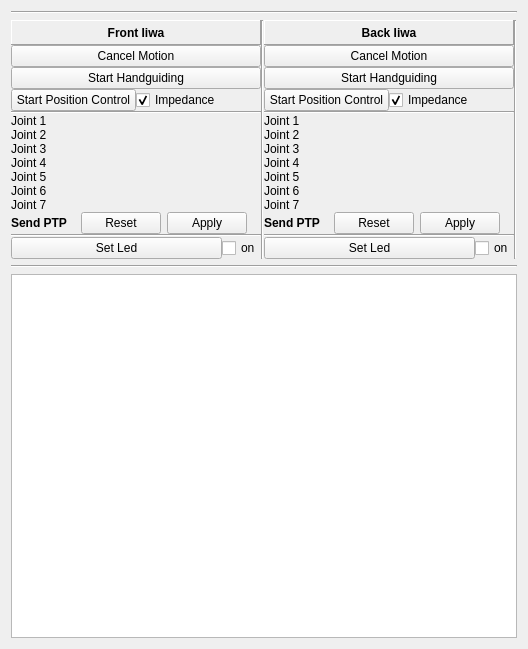
<?xml version="1.0" encoding="UTF-8"?>
<ui version="4.0">
 <class>IiwasManager</class>
 <widget class="QWidget" name="IiwasManager">
  <property name="geometry">
   <rect>
    <x>0</x>
    <y>0</y>
    <width>528</width>
    <height>649</height>
   </rect>
  </property>
  <property name="sizePolicy">
   <sizepolicy hsizetype="Preferred" vsizetype="Fixed">
    <horstretch>0</horstretch>
    <verstretch>0</verstretch>
   </sizepolicy>
  </property>
  <property name="windowTitle">
   <string>Iiwas Manager</string>
  </property>
  <layout class="QVBoxLayout" name="verticalLayout">
   <item>
    <widget class="Line" name="hline_top">
     <property name="orientation">
      <enum>Qt::Horizontal</enum>
     </property>
    </widget>
   </item>
   <item>
    <layout class="QHBoxLayout" name="horizontalLayout">
     <property name="spacing">
      <number>0</number>
     </property>
     <property name="leftMargin">
      <number>0</number>
     </property>
     <property name="topMargin">
      <number>0</number>
     </property>
     <property name="rightMargin">
      <number>0</number>
     </property>
     <property name="bottomMargin">
      <number>0</number>
     </property>
     <item>
      <layout class="QVBoxLayout" name="iiwasFrontLayout">
       <item>
        <widget class="QLabel" name="label">
         <property name="sizePolicy">
          <sizepolicy hsizetype="Preferred" vsizetype="Fixed">
           <horstretch>0</horstretch>
           <verstretch>0</verstretch>
          </sizepolicy>
         </property>
         <property name="minimumSize">
          <size>
           <width>0</width>
           <height>25</height>
          </size>
         </property>
         <property name="font">
          <font>
           <weight>75</weight>
           <bold>true</bold>
          </font>
         </property>
         <property name="styleSheet">
          <string notr="true"/>
         </property>
         <property name="frameShape">
          <enum>QFrame::Panel</enum>
         </property>
         <property name="frameShadow">
          <enum>QFrame::Raised</enum>
         </property>
         <property name="text">
          <string>Front Iiwa</string>
         </property>
         <property name="alignment">
          <set>Qt::AlignCenter</set>
         </property>
        </widget>
       </item>
       <item>
        <widget class="QPushButton" name="cancel_f">
         <property name="text">
          <string>Cancel Motion</string>
         </property>
        </widget>
       </item>
       <item>
        <widget class="QPushButton" name="handguiding_f">
         <property name="text">
          <string>Start Handguiding</string>
         </property>
        </widget>
       </item>
       <item>
        <layout class="QHBoxLayout" name="horizontalLayout_5">
         <item>
          <widget class="QPushButton" name="position_f">
           <property name="text">
            <string>Start Position Control</string>
           </property>
          </widget>
         </item>
         <item>
          <widget class="QCheckBox" name="impedance_f">
           <property name="text">
            <string>Impedance</string>
           </property>
           <property name="checked">
            <bool>true</bool>
           </property>
          </widget>
         </item>
        </layout>
       </item>
       <item>
        <widget class="Line" name="line_3">
         <property name="orientation">
          <enum>Qt::Horizontal</enum>
         </property>
        </widget>
       </item>
       <item>
        <layout class="QFormLayout" name="formLayout">
         <property name="fieldGrowthPolicy">
          <enum>QFormLayout::AllNonFixedFieldsGrow</enum>
         </property>
         <item row="0" column="0">
          <widget class="QLabel" name="label_joint_f_1">
           <property name="text">
            <string>Joint 1</string>
           </property>
          </widget>
         </item>
         <item row="1" column="0">
          <widget class="QLabel" name="label_joint_F_2">
           <property name="text">
            <string>Joint 2</string>
           </property>
          </widget>
         </item>
         <item row="2" column="0">
          <widget class="QLabel" name="label_joint_F_3">
           <property name="text">
            <string>Joint 3</string>
           </property>
          </widget>
         </item>
         <item row="3" column="0">
          <widget class="QLabel" name="label_joint_F_4">
           <property name="text">
            <string>Joint 4</string>
           </property>
          </widget>
         </item>
         <item row="4" column="0">
          <widget class="QLabel" name="label_joint_F_5">
           <property name="text">
            <string>Joint 5</string>
           </property>
          </widget>
         </item>
         <item row="5" column="0">
          <widget class="QLabel" name="label_joint_F_6">
           <property name="text">
            <string>Joint 6</string>
           </property>
          </widget>
         </item>
         <item row="6" column="0">
          <widget class="QLabel" name="label_joint_F_7">
           <property name="text">
            <string>Joint 7</string>
           </property>
          </widget>
         </item>
         <item row="7" column="1">
          <widget class="QDialogButtonBox" name="buttonBox_F">
           <property name="standardButtons">
            <set>QDialogButtonBox::Apply|QDialogButtonBox::Reset</set>
           </property>
           <property name="centerButtons">
            <bool>true</bool>
           </property>
          </widget>
         </item>
         <item row="7" column="0">
          <widget class="QLabel" name="ptp_f">
           <property name="font">
            <font>
             <weight>75</weight>
             <bold>true</bold>
            </font>
           </property>
           <property name="text">
            <string>Send PTP</string>
           </property>
          </widget>
         </item>
         <item row="0" column="1">
          <widget class="JointController" name="controller_F_1" native="true">
           <property name="sizePolicy">
            <sizepolicy hsizetype="MinimumExpanding" vsizetype="Preferred">
             <horstretch>0</horstretch>
             <verstretch>0</verstretch>
            </sizepolicy>
           </property>
          </widget>
         </item>
         <item row="1" column="1">
          <widget class="JointController" name="controller_F_2" native="true">
           <property name="sizePolicy">
            <sizepolicy hsizetype="MinimumExpanding" vsizetype="Preferred">
             <horstretch>0</horstretch>
             <verstretch>0</verstretch>
            </sizepolicy>
           </property>
          </widget>
         </item>
         <item row="2" column="1">
          <widget class="JointController" name="controller_F_3" native="true">
           <property name="sizePolicy">
            <sizepolicy hsizetype="MinimumExpanding" vsizetype="Preferred">
             <horstretch>0</horstretch>
             <verstretch>0</verstretch>
            </sizepolicy>
           </property>
          </widget>
         </item>
         <item row="3" column="1">
          <widget class="JointController" name="controller_F_4" native="true">
           <property name="sizePolicy">
            <sizepolicy hsizetype="MinimumExpanding" vsizetype="Preferred">
             <horstretch>0</horstretch>
             <verstretch>0</verstretch>
            </sizepolicy>
           </property>
          </widget>
         </item>
         <item row="4" column="1">
          <widget class="JointController" name="controller_F_5" native="true">
           <property name="sizePolicy">
            <sizepolicy hsizetype="MinimumExpanding" vsizetype="Preferred">
             <horstretch>0</horstretch>
             <verstretch>0</verstretch>
            </sizepolicy>
           </property>
          </widget>
         </item>
         <item row="5" column="1">
          <widget class="JointController" name="controller_F_6" native="true">
           <property name="sizePolicy">
            <sizepolicy hsizetype="MinimumExpanding" vsizetype="Preferred">
             <horstretch>0</horstretch>
             <verstretch>0</verstretch>
            </sizepolicy>
           </property>
          </widget>
         </item>
         <item row="6" column="1">
          <widget class="JointController" name="controller_F_7" native="true">
           <property name="sizePolicy">
            <sizepolicy hsizetype="MinimumExpanding" vsizetype="Preferred">
             <horstretch>0</horstretch>
             <verstretch>0</verstretch>
            </sizepolicy>
           </property>
          </widget>
         </item>
        </layout>
       </item>
       <item>
        <widget class="Line" name="line_6">
         <property name="orientation">
          <enum>Qt::Horizontal</enum>
         </property>
        </widget>
       </item>
       <item>
        <layout class="QHBoxLayout" name="horizontalLayout_2">
         <item>
          <widget class="QPushButton" name="set_led_F">
           <property name="sizePolicy">
            <sizepolicy hsizetype="MinimumExpanding" vsizetype="Fixed">
             <horstretch>0</horstretch>
             <verstretch>0</verstretch>
            </sizepolicy>
           </property>
           <property name="text">
            <string>Set Led</string>
           </property>
          </widget>
         </item>
         <item>
          <widget class="QCheckBox" name="checkBox_F">
           <property name="text">
            <string>on</string>
           </property>
          </widget>
         </item>
        </layout>
       </item>
      </layout>
     </item>
     <item>
      <widget class="Line" name="line">
       <property name="orientation">
        <enum>Qt::Vertical</enum>
       </property>
      </widget>
     </item>
     <item>
      <layout class="QVBoxLayout" name="iiwasBackLayout">
       <item>
        <widget class="QLabel" name="label_2">
         <property name="sizePolicy">
          <sizepolicy hsizetype="Preferred" vsizetype="Fixed">
           <horstretch>0</horstretch>
           <verstretch>0</verstretch>
          </sizepolicy>
         </property>
         <property name="minimumSize">
          <size>
           <width>0</width>
           <height>25</height>
          </size>
         </property>
         <property name="font">
          <font>
           <weight>75</weight>
           <bold>true</bold>
          </font>
         </property>
         <property name="frameShape">
          <enum>QFrame::Panel</enum>
         </property>
         <property name="frameShadow">
          <enum>QFrame::Raised</enum>
         </property>
         <property name="text">
          <string>Back Iiwa</string>
         </property>
         <property name="alignment">
          <set>Qt::AlignCenter</set>
         </property>
        </widget>
       </item>
       <item>
        <widget class="QPushButton" name="cancel_b">
         <property name="text">
          <string>Cancel Motion</string>
         </property>
        </widget>
       </item>
       <item>
        <widget class="QPushButton" name="handguiding_b">
         <property name="text">
          <string>Start Handguiding</string>
         </property>
        </widget>
       </item>
       <item>
        <layout class="QHBoxLayout" name="horizontalLayout_6">
         <item>
          <widget class="QPushButton" name="position_b">
           <property name="minimumSize">
            <size>
             <width>0</width>
             <height>0</height>
            </size>
           </property>
           <property name="text">
            <string>Start Position Control</string>
           </property>
          </widget>
         </item>
         <item>
          <widget class="QCheckBox" name="impedance_b">
           <property name="text">
            <string>Impedance</string>
           </property>
           <property name="checked">
            <bool>true</bool>
           </property>
          </widget>
         </item>
        </layout>
       </item>
       <item>
        <widget class="Line" name="line_5">
         <property name="orientation">
          <enum>Qt::Horizontal</enum>
         </property>
        </widget>
       </item>
       <item>
        <layout class="QFormLayout" name="formLayout_2">
         <property name="fieldGrowthPolicy">
          <enum>QFormLayout::AllNonFixedFieldsGrow</enum>
         </property>
         <item row="0" column="0">
          <widget class="QLabel" name="label_joint_B_1">
           <property name="text">
            <string>Joint 1</string>
           </property>
          </widget>
         </item>
         <item row="1" column="0">
          <widget class="QLabel" name="label_joint_B_2">
           <property name="text">
            <string>Joint 2</string>
           </property>
          </widget>
         </item>
         <item row="2" column="0">
          <widget class="QLabel" name="label_joint_B_3">
           <property name="text">
            <string>Joint 3</string>
           </property>
          </widget>
         </item>
         <item row="3" column="0">
          <widget class="QLabel" name="label_joint_B_4">
           <property name="text">
            <string>Joint 4</string>
           </property>
          </widget>
         </item>
         <item row="4" column="0">
          <widget class="QLabel" name="label_joint_B_5">
           <property name="text">
            <string>Joint 5</string>
           </property>
          </widget>
         </item>
         <item row="5" column="0">
          <widget class="QLabel" name="label_joint_B_6">
           <property name="text">
            <string>Joint 6</string>
           </property>
          </widget>
         </item>
         <item row="6" column="0">
          <widget class="QLabel" name="label_joint_B_7">
           <property name="text">
            <string>Joint 7</string>
           </property>
          </widget>
         </item>
         <item row="7" column="0">
          <widget class="QLabel" name="ptp_b">
           <property name="font">
            <font>
             <weight>75</weight>
             <bold>true</bold>
            </font>
           </property>
           <property name="text">
            <string>Send PTP</string>
           </property>
          </widget>
         </item>
         <item row="7" column="1">
          <widget class="QDialogButtonBox" name="buttonBox_B">
           <property name="standardButtons">
            <set>QDialogButtonBox::Apply|QDialogButtonBox::Reset</set>
           </property>
           <property name="centerButtons">
            <bool>true</bool>
           </property>
          </widget>
         </item>
         <item row="0" column="1">
          <widget class="JointController" name="controller_B_1" native="true">
           <property name="sizePolicy">
            <sizepolicy hsizetype="MinimumExpanding" vsizetype="Preferred">
             <horstretch>0</horstretch>
             <verstretch>0</verstretch>
            </sizepolicy>
           </property>
          </widget>
         </item>
         <item row="1" column="1">
          <widget class="JointController" name="controller_B_2" native="true">
           <property name="sizePolicy">
            <sizepolicy hsizetype="MinimumExpanding" vsizetype="Preferred">
             <horstretch>0</horstretch>
             <verstretch>0</verstretch>
            </sizepolicy>
           </property>
          </widget>
         </item>
         <item row="2" column="1">
          <widget class="JointController" name="controller_B_3" native="true">
           <property name="sizePolicy">
            <sizepolicy hsizetype="MinimumExpanding" vsizetype="Preferred">
             <horstretch>0</horstretch>
             <verstretch>0</verstretch>
            </sizepolicy>
           </property>
          </widget>
         </item>
         <item row="3" column="1">
          <widget class="JointController" name="controller_B_4" native="true">
           <property name="sizePolicy">
            <sizepolicy hsizetype="MinimumExpanding" vsizetype="Preferred">
             <horstretch>0</horstretch>
             <verstretch>0</verstretch>
            </sizepolicy>
           </property>
          </widget>
         </item>
         <item row="4" column="1">
          <widget class="JointController" name="controller_B_5" native="true">
           <property name="sizePolicy">
            <sizepolicy hsizetype="MinimumExpanding" vsizetype="Preferred">
             <horstretch>0</horstretch>
             <verstretch>0</verstretch>
            </sizepolicy>
           </property>
          </widget>
         </item>
         <item row="5" column="1">
          <widget class="JointController" name="controller_B_6" native="true">
           <property name="sizePolicy">
            <sizepolicy hsizetype="MinimumExpanding" vsizetype="Preferred">
             <horstretch>0</horstretch>
             <verstretch>0</verstretch>
            </sizepolicy>
           </property>
          </widget>
         </item>
         <item row="6" column="1">
          <widget class="JointController" name="controller_B_7" native="true">
           <property name="sizePolicy">
            <sizepolicy hsizetype="MinimumExpanding" vsizetype="Preferred">
             <horstretch>0</horstretch>
             <verstretch>0</verstretch>
            </sizepolicy>
           </property>
          </widget>
         </item>
        </layout>
       </item>
       <item>
        <widget class="Line" name="line_7">
         <property name="orientation">
          <enum>Qt::Horizontal</enum>
         </property>
        </widget>
       </item>
       <item>
        <layout class="QHBoxLayout" name="horizontalLayout_3">
         <item>
          <widget class="QPushButton" name="set_led_B">
           <property name="sizePolicy">
            <sizepolicy hsizetype="MinimumExpanding" vsizetype="Fixed">
             <horstretch>0</horstretch>
             <verstretch>0</verstretch>
            </sizepolicy>
           </property>
           <property name="text">
            <string>Set Led</string>
           </property>
          </widget>
         </item>
         <item>
          <widget class="QCheckBox" name="checkBox_B">
           <property name="text">
            <string>on</string>
           </property>
          </widget>
         </item>
        </layout>
       </item>
      </layout>
     </item>
     <item>
      <widget class="Line" name="line_4">
       <property name="orientation">
        <enum>Qt::Vertical</enum>
       </property>
      </widget>
     </item>
    </layout>
   </item>
   <item>
    <widget class="Line" name="line_2">
     <property name="orientation">
      <enum>Qt::Horizontal</enum>
     </property>
    </widget>
   </item>
   <item>
    <widget class="QTextBrowser" name="textBrowser">
     <property name="sizePolicy">
      <sizepolicy hsizetype="MinimumExpanding" vsizetype="MinimumExpanding">
       <horstretch>0</horstretch>
       <verstretch>0</verstretch>
      </sizepolicy>
     </property>
     <property name="minimumSize">
      <size>
       <width>400</width>
       <height>0</height>
      </size>
     </property>
    </widget>
   </item>
  </layout>
 </widget>
 <customwidgets>
  <customwidget>
   <class>JointController</class>
   <extends>QWidget</extends>
   <header>iiwas_rqt.joint_controller</header>
   <container>1</container>
  </customwidget>
 </customwidgets>
 <resources/>
 <connections/>
</ui>
